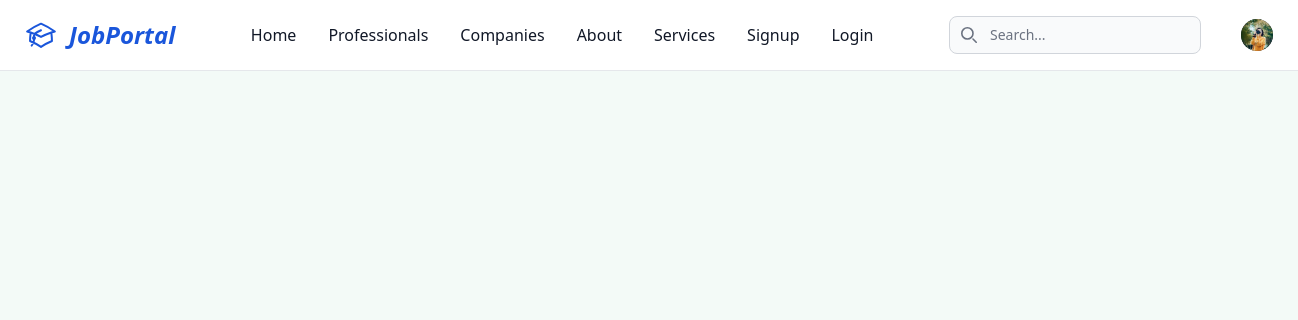
The app's page /professionals/, older data.
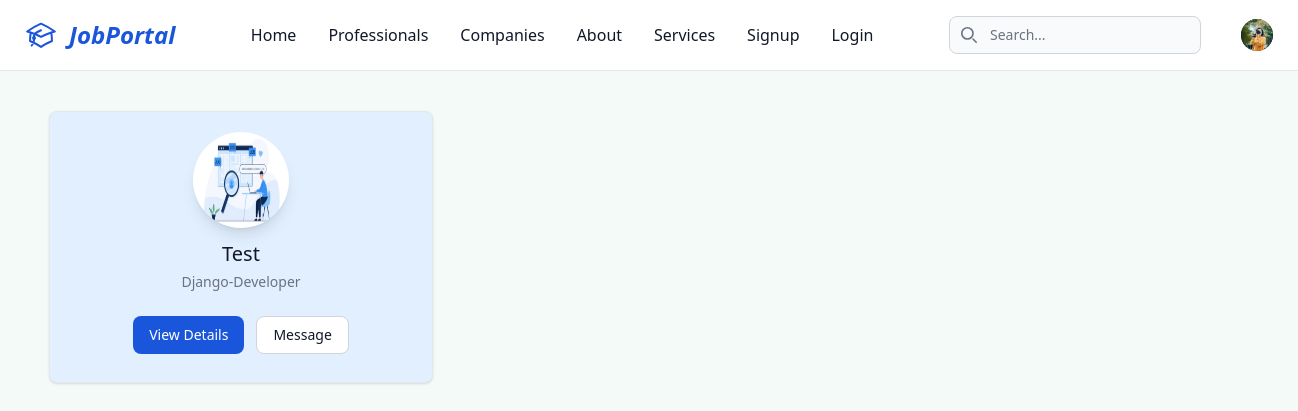
The same page, newer data.
### core/models.py (models this page shows, shortened)
class CustomUser(AbstractBaseUser, PermissionsMixin):
    id = models.UUIDField(primary_key=True, default=uuid.uuid4, unique=True, editable=False)
    email = models.EmailField(_('email address'), unique=True)
    avatar = models.ImageField(upload_to=user_avatar_upload_path, blank=True, null=True, verbose_name=_('Avatar'))
    is_active = models.BooleanField(_('active'), default=True)
    is_staff = models.BooleanField(_('staff status'), default=False)
    date_joined = models.DateTimeField(_('date joined'), auto_now_add=True)
    full_name = models.CharField(max_length=255, blank=True)
    updated_at = models.DateTimeField(auto_now=True)
    objects = CustomUserManager()
    USERNAME_FIELD = 'email'
    REQUIRED_FIELDS = []
    class Meta:
        db_table = 'User'
        verbose_name = _('User')
        verbose_name_plural = _('Users')

class JobSeeker(models.Model):
    id = models.UUIDField(primary_key=True, default=uuid.uuid4, unique=True, editable=False)
    user = models.OneToOneField(CustomUser, on_delete=models.CASCADE)
    cv = models.FileField(upload_to=user_cv_upload_path, blank=True, null=True, verbose_name=_('CV'))
    cover_photo = models.ImageField(upload_to=cover_photo_upload_path, blank=True, null=True)
    about = models.TextField(null=True)
    headline = models.CharField(max_length=100, null=True)
    skills = models.ManyToManyField(Skill)
    location = models.TextField(null=True)
    created_at = models.DateTimeField(auto_now_add=True)
    updated_at = models.DateTimeField(auto_now=True)
    class Meta:
        db_table = "JobSeeker"
        verbose_name = _('JobSeeker')
        verbose_name_plural = _('JobSeekers')

### core/views.py (the view)
# urls.py: path('professionals/', professionals, name='professionals'),
def professionals(request):
    users = CustomUser.objects.filter(jobseeker__isnull=False)
    return render(request, 'core/professionals.html', {'users': users})

### templates/core/professionals.html
{% extends "_base.html" %}
{% load static %}
{% load custom_filters %}
{% block content %}
    {% if users %}
        <div class="flex flex-wrap gap-5 p-10 w-screen h-[88vh]">
            {% for user in users %}
                <div class="w-full max-w-sm border border-gray-200 rounded-lg shadow dark:bg-gray-800 dark:border-gray-700 h-[17rem] bg-blue-100 hover:bg-white transition-all">
                    <div class="flex flex-col items-center pb-10 pt-5">
                        <img class="w-24 h-24 mb-3 rounded-full shadow-lg" src="{% if user.avatar %} {{ user.avatar.url }} {% else %} {% static 'image/job-seeker.jpeg' %} {% endif %} " alt="{{ user.full_name }} image"/>
                        <h5 class="mb-1 text-xl font-medium text-gray-900 dark:text-white">{{ user.full_name }}</h5>
                        <span class="text-sm text-gray-500 dark:text-gray-400">{% if user.jobseeker.headline %} {{ user.jobseeker.headline }} {% else %} Not-available-yet {% endif %}</span>
                        <div class="flex mt-4 md:mt-6">
                            <a href="{% url 'professional' user.id %}" class="inline-flex items-center px-4 py-2 text-sm font-medium text-center text-white bg-blue-700 rounded-lg hover:bg-blue-800 focus:ring-4 focus:outline-none focus:ring-blue-300 dark:bg-blue-600 dark:hover:bg-blue-700 dark:focus:ring-blue-800">View Details</a>
                            <a href="#" class="inline-flex items-center px-4 py-2 text-sm font-medium text-center text-gray-900 bg-white border border-gray-300 rounded-lg hover:bg-gray-100 focus:ring-4 focus:outline-none focus:ring-gray-200 dark:bg-gray-800 dark:text-white dark:border-gray-600 dark:hover:bg-gray-700 dark:hover:border-gray-700 dark:focus:ring-gray-700 ms-3">Message</a>
                        </div>
                    </div>
                </div>
            {% endfor %}
        </div>
    {% endif %}
{% endblock content %}

Row changes from the older to the newer data that the page shows:
added CustomUser: full_name "Test", jobseeker.headline "Django-Developer"
